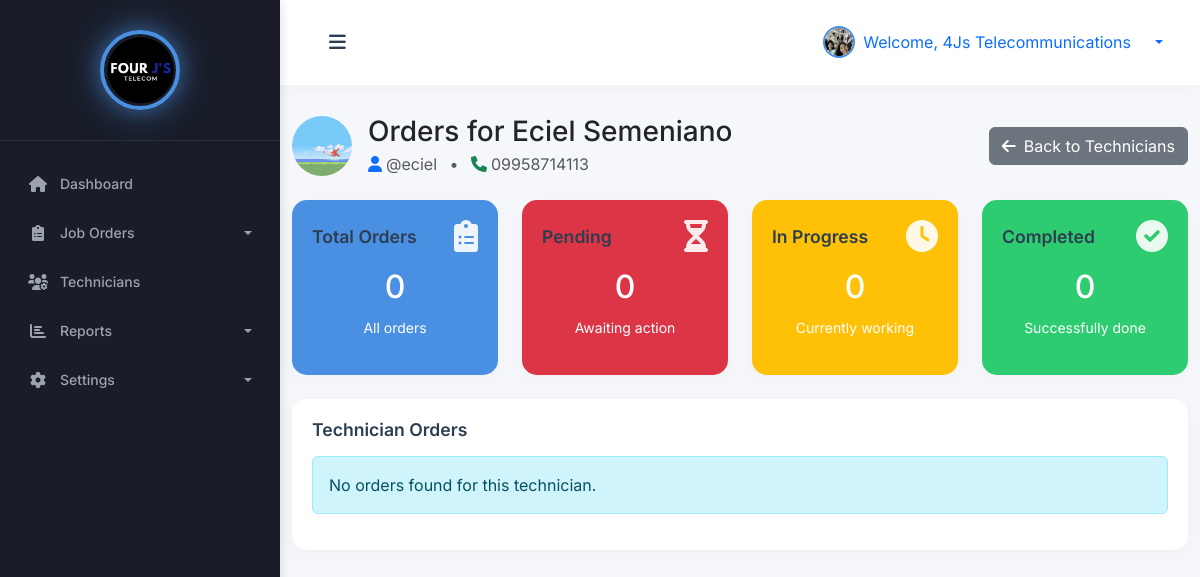
The app's page /admin/technician-orders.php?id=3 (signed in) with its own data.
### tables this page shows
CREATE TABLE `technicians` (
  `id` int(11) NOT NULL,
  `username` varchar(50) NOT NULL,
  `password` varchar(255) NOT NULL,
  `name` varchar(100) NOT NULL,
  `email` varchar(100) DEFAULT NULL,
  `phone` varchar(20) NOT NULL,
  `profile_picture` varchar(255) DEFAULT NULL,
  `created_at` timestamp NOT NULL DEFAULT current_timestamp(),
  `updated_at` timestamp NOT NULL DEFAULT current_timestamp() ON UPDATE current_timestamp()
);

### admin/technician-orders.php (the view, shortened to what this page needs)
<?php
$technician_id = $_GET['id'] ?? null;
try {
    $pdo = new PDO("mysql:host=" . DB_HOST . ";dbname=" . DB_NAME, DB_USER, DB_PASS);
    $pdo->setAttribute(PDO::ATTR_ERRMODE, PDO::ERRMODE_EXCEPTION);
    $stmt = $pdo->prepare("SELECT name, profile_picture FROM admins WHERE id = ?");
    $stmt->execute([$_SESSION['user_id']]);
    $admin = $stmt->fetch(PDO::FETCH_ASSOC);
    $stmt = $pdo->prepare("SELECT * FROM technicians WHERE id = ?");
    $stmt->execute([$technician_id]);
    $technician = $stmt->fetch(PDO::FETCH_ASSOC);
    $sql = "
        SELECT
            jo.*,
            COALESCE(am.model_name, 'Not Specified') as model_name,
            COALESCE(am.brand, 'Not Specified') as brand,
            COALESCE(jo.service_type, 'Not Specified') as service_type
        FROM job_orders jo
        LEFT JOIN aircon_models am ON jo.aircon_model_id = am.id
        WHERE jo.assigned_technician_id = ?
        AND jo.status NOT IN ('completed', 'cancelled')
        ORDER BY
            CASE
                WHEN jo.status = 'pending' THEN 1
                WHEN jo.status = 'in_progress' THEN 2
            END,
            jo.created_at DESC
    ";
    $stmt = $pdo->prepare($sql);
    $stmt->execute([$technician_id]);
    $orders = $stmt->fetchAll(PDO::FETCH_ASSOC);
    $stats = [
        'total' => count($orders),
        'pending' => 0,
        'in_progress' => 0,
        'completed' => 0,
        'cancelled' => 0
    ];
} catch (PDOException $e) {
    die("Database error: " . $e->getMessage());
}
require_once 'includes/header.php';
?>
<body></body>
 <div class="wrapper">
        <?php
        require_once 'includes/sidebar.php';
        ?>
        <div id="content">
            <nav class="navbar navbar-expand-lg navbar-light bg-white">
                <div class="container-fluid">
                    <button type="button" id="sidebarCollapse" class="btn">
                        <i class="fas fa-bars"></i>
                    </button>
                    <div class="ms-auto d-flex align-items-center">
                        <div class="dropdown">
                            <a class="d-flex align-items-center text-decoration-none dropdown-toggle" href="#" id="userDropdown" role="button" data-bs-toggle="dropdown">
                                <img src="<?= !empty($admin['profile_picture']) ? '../' . htmlspecialchars($admin['profile_picture']) : 'https://ui-avatars.com/api/?name=' . urlencode($admin['name'] ?: 'Admin') . '&background=1a237e&color=fff' ?>"
                                     alt="Admin"
                                     class="rounded-circle me-2"
                                     width="32"
                                     height="32"
                                     style="object-fit: cover; border: 2px solid #4A90E2;">
                                <span class="me-3">Welcome, <?= htmlspecialchars($admin['name'] ?: 'Admin') ?></span>
                            </a>
                        </div>
                    </div>
                </div>
            </nav>
            <div class="container mt-4">
                <div class="d-flex justify-content-between align-items-center mb-4">
                    <div class="d-flex align-items-center">
                        <img src="<?= !empty($technician['profile_picture']) ? '../' . htmlspecialchars($technician['profile_picture']) : 'https://ui-avatars.com/api/?name=' . urlencode($technician['name']) . '&background=1a237e&color=fff' ?>"
                             alt="<?= htmlspecialchars($technician['name']) ?>"
                             class="rounded-circle me-3"
                             style="width: 60px; height: 60px; object-fit: cover;">
                        <div>
                            <h3 class="mb-1">Orders for <?= htmlspecialchars($technician['name']) ?></h3>
                            <p class="text-muted mb-0">
                                <i class="fas fa-user text-primary me-1"></i>@<?= htmlspecialchars($technician['username']) ?>
                                <span class="mx-2">•</span>
                                <i class="fas fa-phone text-success me-1"></i><?= htmlspecialchars($technician['phone']) ?>
                            </p>
                        </div>
                    </div>
                    <a href="technicians.php" class="btn btn-secondary">
                        <i class="fas fa-arrow-left me-2"></i>Back to Technicians
                    </a>
                </div>
                <div class="row mb-4">
                    <div class="col-md-3">
                        <div class="card total-orders text-center">
                            <div class="card-body text-white">
                                <div class="d-flex justify-content-between align-items-center mb-3">
                                    <h5 class="card-title mb-0">Total Orders</h5>
                                    <i class="fas fa-clipboard-list fa-2x"></i>
                                </div>
                                <h2 class="card-text mb-2"><?= $stats['total'] ?></h2>
                                <p class="card-text mb-0"><small>All orders</small></p>
                            </div>
                        </div>
                    </div>
                    <div class="col-md-3">
                        <div class="card pending-orders text-center">
                            <div class="card-body text-white">
                                <div class="d-flex justify-content-between align-items-center mb-3">
                                    <h5 class="card-title mb-0">Pending</h5>
                                    <i class="fas fa-hourglass-half fa-2x"></i>
                                </div>
                                <h2 class="card-text mb-2"><?= $stats['pending'] ?></h2>
                                <p class="card-text mb-0"><small>Awaiting action</small></p>
                            </div>
                        </div>
                    </div>
                    <div class="col-md-3">
                        <div class="card in-progress-orders text-center">
                            <div class="card-body text-white">
                                <div class="d-flex justify-content-between align-items-center mb-3">
                                    <h5 class="card-title mb-0">In Progress</h5>
                                    <i class="fas fa-clock fa-2x"></i>
                                </div>
                                <h2 class="card-text mb-2"><?= $stats['in_progress'] ?></h2>
                                <p class="card-text mb-0"><small>Currently working</small></p>
                            </div>
                        </div>
                    </div>
                    <div class="col-md-3">
                        <div class="card completed-orders text-center">
                            <div class="card-body text-white">
                                <div class="d-flex justify-content-between align-items-center mb-3">
                                    <h5 class="card-title mb-0">Completed</h5>
                                    <i class="fas fa-check-circle fa-2x"></i>
                                </div>
                                <h2 class="card-text mb-2"><?= $stats['completed'] ?></h2>
                                <p class="card-text mb-0"><small>Successfully done</small></p>
                            </div>
                        </div>
                    </div>
                </div>
                <div class="card mb-4">
                    <div class="card-body">
                        <div class="mb-3">
                            <h5 class="card-title mb-0">Technician Orders</h5>
                        </div>
                        <?php if (!$orders): ?>
                            <div class="alert alert-info">No orders found for this technician.</div>
                        <?php endif; ?>
                    </div>
                </div>
            </div>
        </div>
    </div>
</body>
</html>

### css/style.css (style rules this page uses)
:root { --primary-blue: #4A90E2; --secondary-blue: #5C9CE6; --light-blue: #E8F1FC; --hover-blue: #357ABD; --text-blue: #2C3E50; --success: #2ECC71; --warning: #F1C40F; --danger: #E74C3C; --info: #3498DB; --pastel-purple: #B39DDB; --pastel-pink: #F8BBD0; --pastel-green: #A5D6A7; --pastel-orange: #FFCC80; --card-1: #4A90E2; --card-2: #2ECC71; --card-3: #F1C40F; --card-4: #E74C3C; --sidebar-bg: #2C3E50; --sidebar-header: #1A252F; --sidebar-hover: #34495E; --sidebar-active: #3498DB; }
body { font-family: 'Inter', -apple-system, BlinkMacSystemFont, 'Segoe UI', Roboto, sans-serif; background: #F5F7FA; }
.dropdown-toggle::after { margin-left: 8px; }
.wrapper { display: flex; width: 100%; align-items: stretch; }
#content { margin-left: 280px; min-height: 100vh; transition: all 0.3s ease; background: #F5F7FA; padding: 0; width: calc(100% - 280px); }
@media (min-width: 769px) { #content { margin-left: 280px; width: calc(100% - 280px); } }
@media (min-width: 769px) { #sidebarCollapse { display: block !important; } }
.card { border-radius: 15px; box-shadow: 0 4px 20px rgba(0, 0, 0, 0.03); margin-bottom: 25px; border: none; transition: transform 0.3s ease, box-shadow 0.3s ease; }
.total-orders { background-color: var(--card-1); }
.completed-orders { background-color: var(--card-2); }
.in-progress-orders { background-color: #FFC107; }
.pending-orders { background-color: #DC3545; }
.card-body { padding: 1.75rem; }
.card-title { margin-bottom: 1.5rem; font-weight: 600; color: var(--text-blue); font-size: 1.1rem; }
.card i { opacity: 0.9; transition: transform 0.3s ease; }
.navbar { padding: 20px 25px; background: #fff; border: none; border-radius: 0; margin-bottom: 30px; box-shadow: 0 2px 15px rgba(0, 0, 0, 0.03); }
#sidebarCollapse { background: transparent; border: none; color: var(--text-blue); font-size: 1.2rem; padding: 8px 12px; border-radius: 8px; transition: all 0.3s; }

### admin/includes/header.php (style rules this page uses)
.card { height: 100%; margin-bottom: 1rem; }
.card-body { padding: 1.25rem; }
#userDropdown { transition: all 0.2s ease; }
#userDropdown img { border: 2px solid #4A90E2; transition: all 0.2s ease; }

### records on screen
technicians: profile_picture (picture), name "Eciel Semeniano", username "eciel", phone "09958714113"

### other values on screen
$admin['name'] ?: 'Admin' "4Js Telecommunications"
$stats['total'] "0"
$stats['pending'] "0"
$stats['in_progress'] "0"
$stats['completed'] "0"
